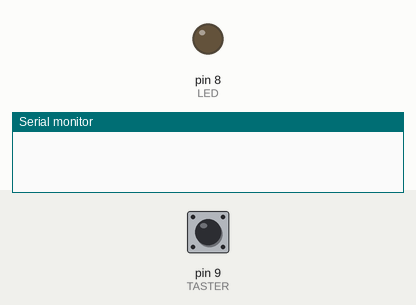
Recording of a sketch running on a simulated Arduino Uno, built with avr-gcc and run on an emulated ATmega328P. Parts: output pins drawn as LEDs (lit = HIGH), the last lines printed to the serial monitor. The test bench sets the inputs (shaded band); at power-on: pin 9 (TASTER) HIGH.

Above: at 1.2 s.
1.3 s: pin 9 (TASTER) pulled LOW for 0.15 s
At 2.0 s:
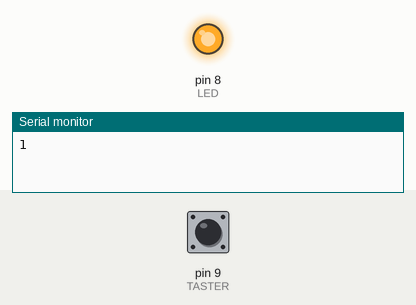
2.9 s: pin 9 (TASTER) pulled LOW for 1 s
At 3.2 s:
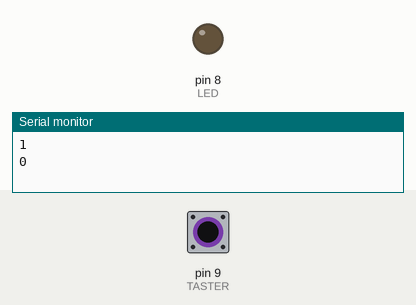
5.4 s: pin 9 (TASTER) pulled LOW for 3.2 s
At 6.3 s:
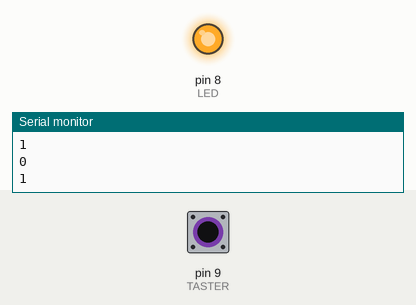
Timing chart, 0 to 8.4 s (numbered marks = the images above; inputs shaded):
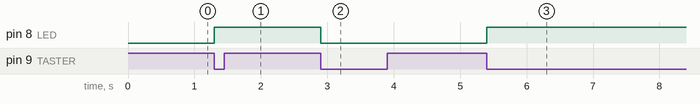

The sketch:

taster_led.ino
```cpp
#define LED       8
#define TASTER    9
#define BAUD_RATE 9600

void setup() {
  pinMode(LED, OUTPUT);
  pinMode(TASTER, INPUT_PULLUP);
  Serial.begin(BAUD_RATE);
}


void loop() {
  static bool state = 0;

  if(!digitalRead(TASTER)){
    state ^= 1;
    Serial.print(String(state) + "\n");
    digitalWrite(LED, state);
    delay(100); //Entprellen...
    while (!digitalRead(TASTER));
  }
}
```

Measured:
- after the input at 1.3 s, pin 8 (LED): LOW → HIGH at once
- after the input at 2.9 s, pin 8 (LED): HIGH → LOW at once
- after the input at 5.4 s, pin 8 (LED): LOW → HIGH at once
